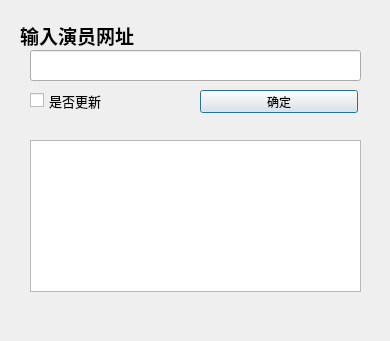
<?xml version="1.0" encoding="UTF-8"?>
<ui version="4.0">
 <class>Dialog</class>
 <widget class="QDialog" name="Dialog">
  <property name="geometry">
   <rect>
    <x>0</x>
    <y>0</y>
    <width>390</width>
    <height>341</height>
   </rect>
  </property>
  <property name="windowTitle">
   <string>Dialog</string>
  </property>
  <widget class="QLabel" name="label">
   <property name="geometry">
    <rect>
     <x>20</x>
     <y>20</y>
     <width>158</width>
     <height>31</height>
    </rect>
   </property>
   <property name="font">
    <font>
     <pointsize>14</pointsize>
     <bold>true</bold>
    </font>
   </property>
   <property name="text">
    <string>输入演员网址</string>
   </property>
  </widget>
  <widget class="QLineEdit" name="url_input_box">
   <property name="geometry">
    <rect>
     <x>30</x>
     <y>50</y>
     <width>331</width>
     <height>31</height>
    </rect>
   </property>
  </widget>
  <widget class="QPushButton" name="go_btn">
   <property name="geometry">
    <rect>
     <x>200</x>
     <y>90</y>
     <width>158</width>
     <height>23</height>
    </rect>
   </property>
   <property name="text">
    <string>确定</string>
   </property>
  </widget>
  <widget class="QTextBrowser" name="log_area">
   <property name="geometry">
    <rect>
     <x>30</x>
     <y>140</y>
     <width>331</width>
     <height>152</height>
    </rect>
   </property>
  </widget>
  <widget class="QCheckBox" name="update_check">
   <property name="geometry">
    <rect>
     <x>30</x>
     <y>90</y>
     <width>101</width>
     <height>21</height>
    </rect>
   </property>
   <property name="font">
    <font>
     <pointsize>10</pointsize>
     <bold>false</bold>
    </font>
   </property>
   <property name="text">
    <string>是否更新</string>
   </property>
  </widget>
 </widget>
 <resources/>
 <connections/>
</ui>
